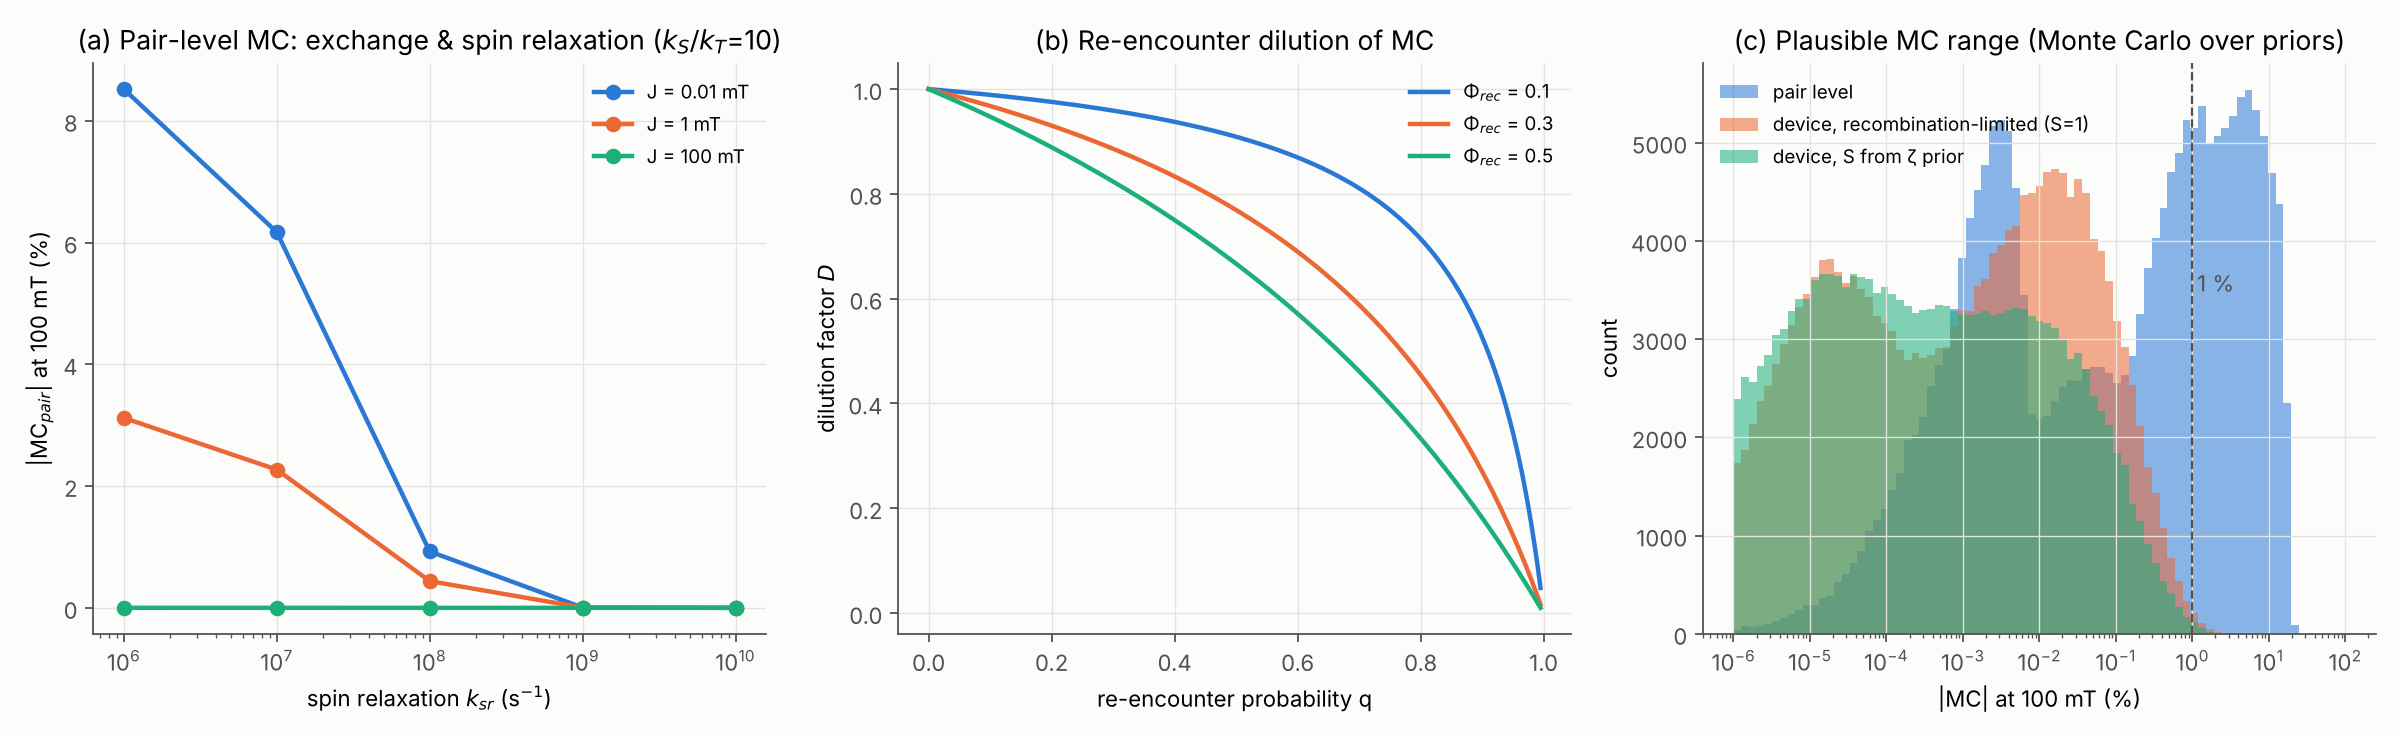

Here is the Python script that generated this plot:
"""
How large can the measured MC of a P(g2T-T)|BBL junction realistically be?

MC_device = MC_pair(J, k_sr, kS/kT) x D_reenc(q, Phi) x S_junction x f_pol,e x f_pol,h

* MC_pair : polaron-pair recombination-yield change at 100 mT, now with exchange J and
            spin relaxation k_sr (full Liouville-space solution, hyperfine-averaged).
* D_reenc : dilution by re-encounters; a pair that dissociates meets a new partner with
            probability q, so the junction transfer probability is Phi/(1 - q(1 - Phi)).
* S       : d ln I_D / d ln beta at the NDT peak from device.py (1 = recombination-limited).
* f_pol   : fraction of carriers that are spin-1/2 polarons (bipolarons are spinless and
            give no spin-selective pairs).

Priors are order-of-magnitude assumptions; the output is a plausibility range, not a prediction.
"""
import numpy as np
import matplotlib.pyplot as plt
from scipy.interpolate import RegularGridInterpolator
import device as d

GAMMA = 1.7609e8
sx = np.array([[0, 1], [1, 0]]) / 2
sy = np.array([[0, -1j], [1j, 0]]) / 2
sz = np.array([[1, 0], [0, -1]]) / 2
I2, I4 = np.eye(2), np.eye(4)
S1 = [np.kron(s, I2) for s in (sx, sy, sz)]
S2 = [np.kron(I2, s) for s in (sx, sy, sz)]
sing = np.array([0, 1, -1, 0]) / np.sqrt(2)
PS = np.outer(sing, sing).astype(complex)
PT = I4 - PS
S1S2 = sum(a @ b for a, b in zip(S1, S2))

rng = np.random.default_rng(1)
N = 1500
h_e = rng.normal(0, 0.5 / np.sqrt(3), (N, 3))
h_h = rng.normal(0, 1.0 / np.sqrt(3), (N, 3))


def spre(A):  return np.kron(I4, A)          # vec(A rho), column stacking
def spost(A): return np.kron(A.T, I4)        # vec(rho A)


# spin-relaxation superoperator: each spin depolarised at rate k_sr
D_relax = np.zeros((16, 16), complex)
for Sg in (S1, S2):
    for a in Sg:
        sig = 2 * a
        D_relax += 0.25 * np.kron(sig.T, sig)
    D_relax -= 0.75 * np.eye(16)


def phi_rec(B, J, ksr, kS, kT, kd=3e7):
    kS_, kT_, kd_, ksr_ = kS / GAMMA, kT / GAMMA, kd / GAMMA, ksr / GAMMA
    f1, f2 = h_e.copy(), h_h.copy()
    f1[:, 2] += B; f2[:, 2] += B
    H = sum(f1[:, i, None, None] * S1[i] + f2[:, i, None, None] * S2[i] for i in range(3))
    H = H - J * (2 * S1S2 + 0.5 * I4)
    K = kS_ * PS + kT_ * PT + kd_ * I4
    L = (-1j * np.stack([spre(h) - spost(h) for h in H])
         - 0.5 * (spre(K) + spost(K)) + ksr_ * D_relax)
    rho0 = (I4 / 4).reshape(-1, order="F")
    rint = np.linalg.solve(-L, np.broadcast_to(rho0, (N, 16))[..., None])[..., 0]
    rint = rint.reshape(N, 4, 4, order="F")
    Y = kS_ * np.einsum('ij,nji->n', PS, rint) + kT_ * np.einsum('ij,nji->n', PT, rint)
    return np.real(Y).mean()


def mc_pair(J, ksr, ratio, B=100.0, kS=1e8):
    p0 = phi_rec(0.0, J, ksr, kS, kS / ratio)
    return phi_rec(B, J, ksr, kS, kS / ratio) / p0 - 1, p0


# sanity check vs. previous script (J=0, no relaxation, ratio 10 -> about -8.9 %)
print("check:", mc_pair(1e-6, 1.0, 10))

Js = np.logspace(-2, 2, 5)            # mT  (0.01 mT ~ 1 neV ... 100 mT ~ 12 ueV)
ksrs = np.logspace(6, 10, 5)          # s^-1
ratios = np.array([3., 10., 30., 100.])
MC = np.zeros((len(Js), len(ksrs), len(ratios)))
PHI = np.zeros_like(MC)
for i, J in enumerate(Js):
    for j, k in enumerate(ksrs):
        for l, r in enumerate(ratios):
            MC[i, j, l], PHI[i, j, l] = mc_pair(J, k, r)
np.savez("mc_pair_grid.npz", Js=Js, ksrs=ksrs, ratios=ratios, MC=MC, PHI=PHI)
for j, k in enumerate(ksrs):
    print(f"k_sr={k:.0e}: MC_pair(r=10) vs J={Js} ->", np.round(MC[:, j, 1] * 100, 3), "%")

lg = (np.log10(Js), np.log10(ksrs), np.log10(ratios))
f_mc = RegularGridInterpolator(lg, MC)
f_phi = RegularGridInterpolator(lg, PHI)

# junction sensitivity S(zeta) at the NDT peak
VG = np.linspace(-0.2, 1.0, 121)
zetas = np.logspace(-13, -5, 17)
Sz = []
for z in zetas:
    I, _ = d.transfer(VG, -0.3, z)
    Sz.append(d.sensitivity(VG[I.argmax()], -0.3, z))
Sz = np.array(Sz)

# Monte Carlo over priors
M = 200000
pts = np.column_stack([rng.uniform(-2, 2, M), rng.uniform(6, 10, M), rng.uniform(np.log10(3), 2, M)])
mcp, phi = f_mc(pts), f_phi(pts)
q = rng.uniform(0.5, 0.99, M)
D = (1 - q) / (1 - q * (1 - phi))
fpol = (10 ** rng.uniform(np.log10(0.05), np.log10(0.5), (M, 2))).prod(axis=1)
S = np.interp(rng.uniform(-12, -6, M), np.log10(zetas), Sz)
best = np.abs(mcp * D * fpol)                      # S = 1 (recombination-limited)
full = best * S


def report(name, x):
    pc = np.percentile(x * 100, [5, 25, 50, 75, 95])
    print(f"{name}: |MC| percentiles 5/25/50/75/95 % = " + " / ".join(f"{v:.2g}" for v in pc)
          + f" | P(|MC|>1%)={np.mean(x > 0.01):.3f}  P(|MC|>0.1%)={np.mean(x > 1e-3):.3f}")


report("pair only          ", np.abs(mcp))
report("x re-encounter     ", np.abs(mcp * D))
report("x polaron fraction (S=1)", best)
print("median f_pol,e*f_pol,h =", np.median(fpol))
report("x junction S (prior)", full)

# --- plot ---
C = ["#2a78d6", "#eb6834", "#1baf7a"]
plt.rcParams.update({"font.size": 10, "axes.spines.top": False, "axes.spines.right": False,
                     "axes.edgecolor": "#52514e", "xtick.color": "#52514e", "ytick.color": "#52514e"})
fig, ax = plt.subplots(1, 3, figsize=(15, 4.6), facecolor="#fcfcfb")
for a in ax:
    a.set_facecolor("#fcfcfb"); a.grid(color="#e4e3df", lw=0.6)
for c, i in zip(C, [0, 2, 4]):
    ax[0].semilogx(ksrs, np.abs(MC[i, :, 1]) * 100, "o-", color=c, lw=2, ms=6, label=f"J = {Js[i]:g} mT")
ax[0].set(xlabel="spin relaxation $k_{sr}$ (s$^{-1}$)", ylabel="|MC$_{pair}$| at 100 mT (%)",
          title="(a) Pair-level MC: exchange & spin relaxation ($k_S/k_T$=10)")
qq = np.linspace(0, 0.995, 200)
for c, ph in zip(C, [0.1, 0.3, 0.5]):
    ax[1].plot(qq, (1 - qq) / (1 - qq * (1 - ph)), color=c, lw=2, label=f"Φ$_{{rec}}$ = {ph}")
ax[1].set(xlabel="re-encounter probability q", ylabel="dilution factor $D$",
          title="(b) Re-encounter dilution of MC")
bins = np.logspace(-6, 2, 80)
ax[2].hist(np.abs(mcp) * 100, bins=bins, color=C[0], alpha=0.55, label="pair level")
ax[2].hist(best * 100, bins=bins, color=C[1], alpha=0.55, label="device, recombination-limited (S=1)")
ax[2].hist(full * 100, bins=bins, color=C[2], alpha=0.55, label="device, S from ζ prior")
ax[2].axvline(1, color="#52514e", ls="--", lw=1); ax[2].text(1.15, ax[2].get_ylim()[1] * 0.6, "1 %", color="#52514e")
ax[2].set(xscale="log", xlabel="|MC| at 100 mT (%)", ylabel="count", title="(c) Plausible MC range (Monte Carlo over priors)")
for a in ax:
    a.legend(frameon=False, fontsize=8.5)
fig.tight_layout()
fig.savefig("mc_magnitude.png", dpi=160, facecolor=fig.get_facecolor())
